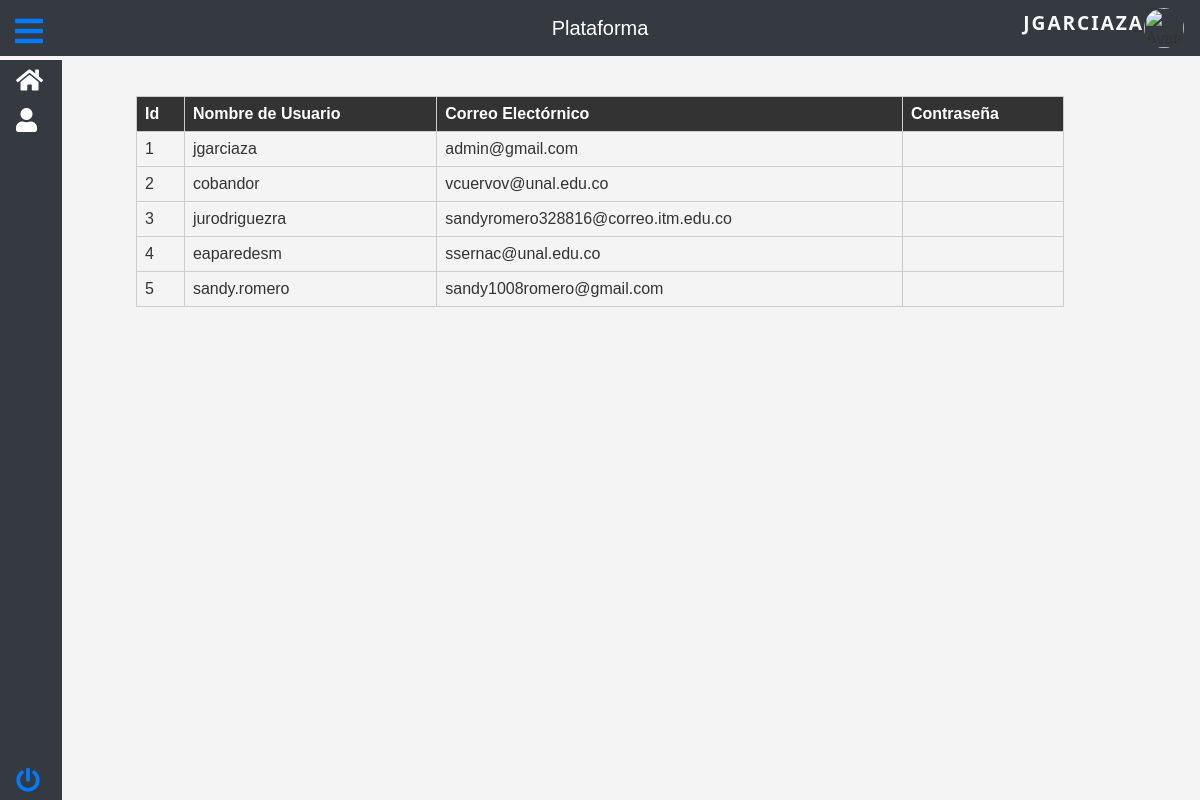
Screenshot of /user_list (signed in) with the database file from the repository.
### app.py (models this page shows, shortened)
class User(UserMixin, db.Model):
    id = db.Column(db.Integer, primary_key=True)
    username = db.Column(db.String(20), unique=True, nullable=False)
    email = db.Column(db.String(120), unique=True, nullable=False)
    password_hash = db.Column(db.String(128), nullable=False)

### app.py (the view)
@app.route("/user_list")
@login_required
def user_list():
    users = User.query.all()
    return render_template("user_list.html", users=users)

### app.py (called while the page is built)
@login_manager.user_loader
def load_user(user_id):
    return User.query.get(int(user_id))

### templates/user_list.html
{% extends "base.html" %} {% block content %}
<div class="container">
  <table>
    <tr>
      <th>Id</th>
      <th>Nombre de Usuario</th>
      <th>Correo Electórnico</th>
      <th>Contraseña</th>
    </tr>
    {% for user in users %}
    <tr>
      <td>{{ user.id }}</td>
      <td>{{ user.username }}</td>
      <td>{{ user.email }}</td>
      <td>{{ user.password}}</td>
    </tr>
    {% endfor %}
  </table>
</div>
{% endblock %}

### templates/base.html (shortened to what this page needs)
<html lang="es">
  <head>
    <link
      rel="stylesheet"
      href="https://maxcdn.bootstrapcdn.com/bootstrap/4.5.2/css/bootstrap.min.css"
    />
    <link
      rel="stylesheet"
      href="{{ url_for('static', filename='styles.css') }}"
    />
    <link
      rel="stylesheet"
      href="https://cdnjs.cloudflare.com/ajax/libs/font-awesome/5.15.3/css/all.min.css"
    />
  </head>
  <body>
    {% if current_user.is_authenticated %}
    <div class="toggle-btn" onclick="toggleSidebar()">
        <i class="fas fa-bars fa-2x" style="color: #007bff;"></i>
      </div>
    <div id="sidebar" class="sidebar collapsed" style="overflow-y: hidden;">
        <ul class="nav flex-column">
          <li class="nav-item">
              <a class="nav-link" href="{{ url_for('register') }}">
              <i class="fas fa-home"></i>
            </a>
          </li>
          <li class="nav-item">
              <a class="nav-link" href="{{ url_for('user_list') }}">
              <i class="fas fa-user"></i>
            </a>
          </li>
        </ul>
        <div class="fixed-bottom">
          <a class="nav-link" href="{{ url_for('logout') }}">
            <i class="fas fa-power-off fa-2x" style="color: #007bff;"></i>
          </a>
        </div>
      </div>
    <div class="main-content">
      <div class="container-fluid">
      </div>
    </div>
    {% endif %}
    <nav class="navbar navbar-expand-lg navbar-dark bg-dark">
      <a class="navbar-brand mx-auto" href="/">Plataforma</a>
      <div class="collapse navbar-collapse" id="navbarNav">
        {% if current_user.is_authenticated %}
        <ul class="navbar-nav ml-auto">
          <li class="nav-item">
            <span
              class="user-name text-light"
              style="
                font-family: 'Segoe UI', Tahoma, Geneva, Verdana, sans-serif;
                font-size: 1.2rem;
              "
              >{{ current_user.username }}</span
            >
          </li>
          <li class="nav-item">
            <img
              src="{{ url_for('static', filename='login.png') }}"
              alt="Avatar"
              class="avatar rounded-circle"
              width="40"
              height="40"
            />
          </li>
        </ul>
        {% endif %}
      </div>
    </nav>
    {% block content %} {% endblock %}
  </body>
</html>

### static/styles.css (style rules this page uses)
body { font-family: Arial, sans-serif; line-height: 1.6; background-color: #f4f4f4; color: #333; margin: 0; }
.container { width: 80%; margin: auto; overflow: hidden; padding: 1rem; }
.navbar { position: fixed; top: 0; right: 0; left: 0; z-index: 1030; margin: 0; }
.navbar .navbar-brand { position: absolute; left: 50%; transform: translateX(-50%); }
nav { background-color: #333; padding: 0.5rem; position: fixed; width: 100%; top: 0; z-index: 9999; }
nav a { color: #fff; text-decoration: none; padding: 0.5rem 1rem; }
table { width: 100%; border-collapse: collapse; margin-bottom: 1rem; }
table th, table td { padding: 0.5rem; border: 1px solid #ccc; }
table th { background-color: #333; color: #fff; }
table tr:nth-child(even) { background-color: #f4f4f4; }
.navbar-nav { margin-left: auto; }
.navbar-brand { margin-right: auto; }
.avatar { margin-left: auto; }
.user-name { margin-left: 10px; }
.user-name { font-weight: bold; text-transform: uppercase; letter-spacing: 0.1em; }
.sidebar { position: fixed; top: 60px; left: 0; height: calc(100% - 60px); width: 62px; overflow-y: hidden; overflow-x: hidden; transition: all 0.3s; background-color: #343a40; z-index: 1000; }
.nav-link { color: #fff; white-space: nowrap; overflow: hidden; text-overflow: ellipsis; transition: background-color 0.2s; }
.nav-link i { font-size: 1.5rem; margin-right: 10px; }
.toggle-btn { position: fixed; top: 15px; left: 15px; cursor: pointer; z-index: 9999; }
.main-content { margin-left: 60px; transition: margin-left 0.3s; padding-top: 60px; }
.container-fluid { padding-top: 20px; }
.navbar { z-index: 999; }
.nav-item { position: relative; }
.nav-item::before { content: ""; position: absolute; left: 0; top: 0; height: 100%; width: 3px; background-color: transparent; transition: background-color 0.2s; }

### rows the page displays
User: username "JGARCIAZA", id "1", username "jgarciaza", email "admin@gmail.com"
User: id "2", username "cobandor", email "vcuervov@unal.edu.co"
User: id "3", username "jurodriguezra", email "sandyromero328816@correo.itm.edu.co"
User: id "4", username "eaparedesm", email "ssernac@unal.edu.co"
User: id "5", username "sandy.romero", email "sandy1008romero@gmail.com"
